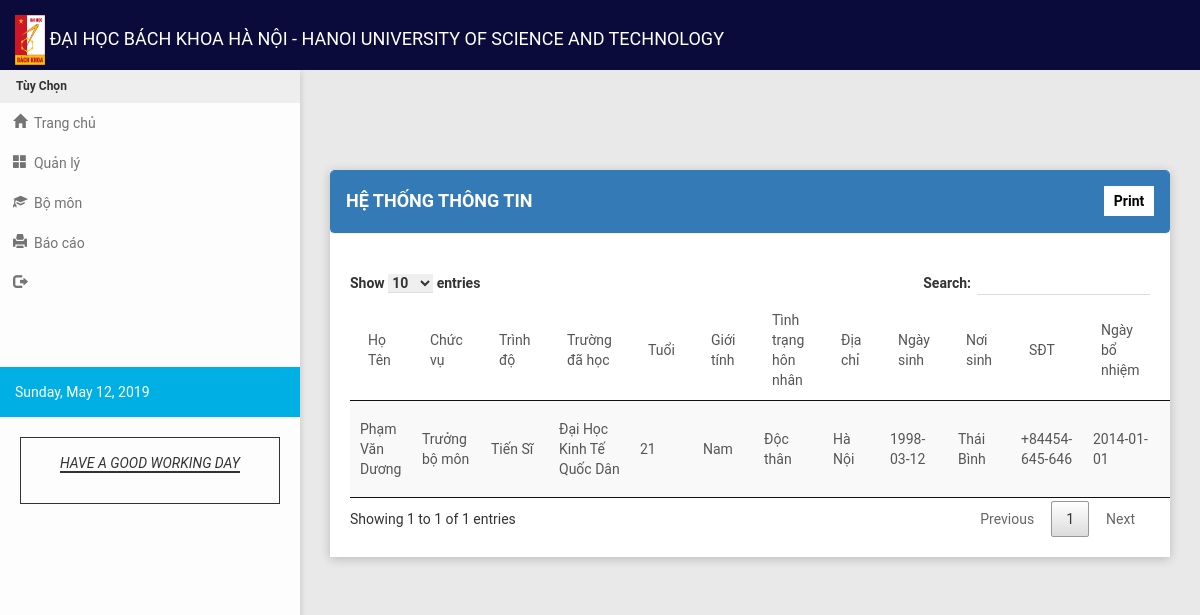
The app's page /fortune_towne_campus.php with its own data.
### tables this page shows
CREATE TABLE `tbl_personnel` (
  `per_id` int(6) NOT NULL,
  `per_firstname` varchar(20) NOT NULL,
  `per_middlename` varchar(20) NOT NULL,
  `per_lastname` varchar(20) NOT NULL,
  `pos_id` int(3) NOT NULL,
  `per_gender` varchar(20) NOT NULL,
  `per_status` varchar(20) NOT NULL,
  `per_address` varchar(150) NOT NULL,
  `per_date_of_birth` date NOT NULL,
  `per_place_of_birth` varchar(150) NOT NULL,
  `per_date_of_original_appointment` date NOT NULL,
  `per_campus` varchar(50) NOT NULL,
  `per_employee_status` varchar(50) NOT NULL,
  `dept_id` int(5) NOT NULL,
  `per_contact_no` varchar(20) NOT NULL,
  `rank_id` int(3) NOT NULL,
  `bs_name` varchar(50) NOT NULL,
  `bs_year` year(4) NOT NULL,
  `bs_school` varchar(50) NOT NULL,
  `ms_name` varchar(50) NOT NULL,
  `ms_with_unit` varchar(50) NOT NULL,
  `ms_year` year(4) NOT NULL,
  `ms_school` varchar(50) NOT NULL,
  `dr_name` varchar(50) NOT NULL,
  `dr_year` year(4) NOT NULL,
  `dr_with_unit` varchar(50) NOT NULL,
  `dr_school` varchar(50) NOT NULL,
  `other_degree` varchar(50) NOT NULL,
  `other_year` year(4) NOT NULL,
  `other_school` varchar(50) NOT NULL,
  `per_image` varchar(1000) NOT NULL,
  `date_modified` date NOT NULL,
  `gass_id` int(11) NOT NULL
);

CREATE TABLE `tbl_gass_rank` (
  `gass_id` int(3) NOT NULL,
  `gass_name` varchar(50) NOT NULL
);

CREATE TABLE `tbl_academic_rank` (
  `rank_id` int(3) NOT NULL,
  `rank_name` varchar(50) NOT NULL
);

CREATE TABLE `tbl_department` (
  `dept_id` int(3) NOT NULL,
  `dept_name` varchar(75) NOT NULL
);

### fortune_towne_campus.php (the view, shortened to what this page needs)
<?php
include("header.php");
?>
 <section class="content">
        <div class="container-fluid">
            <div class="row clearfix">
                <div class="col-lg-12 col-md-12 col-sm-12 col-xs-12">
                    <div class="card">
                        <div class = "panel panel-primary">
                            <div class = "panel-heading">
                                <h4>HỆ THỐNG THÔNG TIN</h4>
                                <a href="print_talisay_campus.php">
                                    <input type="button" value="Print" class="print">
                                </a>
                            </div>
                        </div>
                        <div id="print">
                            <div class = "scroll">
                            <div class="body">
                                <table id = "example" class = "stripe" cellspacing = "0" >
                                <thead>
                                    <tr>
                                        <td>Họ Tên</td>
                                        <td>Chức vụ</td>
                                        <td>Trình độ</td>
                                        <td>Trường đã học</td>
                                        <td>Tuổi</td>
                                        <td>Giới tính</td>
                                        <td>Tình trạng hôn nhân</td>
                                        <td>Địa chỉ</td>
                                        <td>Ngày sinh</td>
                                        <td>Nơi sinh</td>
                                        <td>SĐT</td>
                                        <td>Ngày bổ nhiệm</td>
                                        <td>Bằng cử nhân</td>
                                    </tr>
                                </thead>
                                <tbody>
                                <tr>
                                  <?php
                                    include('connect.php');
                                    $display = $con->prepare("SELECT * FROM tbl_personnel LEFT JOIN tbl_gass_rank ON tbl_personnel.gass_id = tbl_gass_rank.gass_id LEFT JOIN tbl_academic_rank ON tbl_personnel.rank_id = tbl_academic_rank.rank_id LEFT JOIN tbl_department ON tbl_personnel.dept_id=tbl_department.dept_id WHERE per_campus = 'Hệ thống thông tin' ORDER BY per_id ASC");
                                    $display->execute();
                                    $fetch = $display->fetchAll();
                                      foreach($fetch as $key => $row) {
                                        $bday = $row["per_date_of_birth"];
                                        $date = new DateTime($bday);
                                        $now = new DateTime();
                                        $difference = $date->diff($now)->format('%y');
                                  ?>
                                  <td><?php echo $row['per_lastname']." ".$row['per_middlename']." ".$row['per_firstname']; ?></td>
                                  <td values="<?php echo $row['gass_id'];?>"><?php echo $row['gass_name']; ?></td>
                                  <td values="<?php echo $row['rank_id'];?>"><?php echo $row['rank_name']; ?></td>
                                  <td values="<?php echo $row['dept_id'];?>"><?php echo $row['dept_name']; ?></td>
                                  <td><?php echo $difference;?></td>
                                  <td><?php echo $row['per_gender']; ?></td>
                                  <td><?php echo $row['per_status']; ?></td>
                                  <td><?php echo $row['per_address']; ?></td>
                                  <td><?php echo $row['per_date_of_birth']; ?></td>
                                  <td><?php echo $row['per_place_of_birth']; ?></td>
                                  <td><?php echo $row['per_contact_no']; ?></td>
                                  <td><?php echo $row['per_date_of_original_appointment']; ?></td>
                                  <td><?php echo $row['bs_name']; ?></td>
                                </tr>
                                     <?php
                                     } ?>
                                </tbody>
                            </table>
                        </div>
                      </div>
                    </div>
                </div>
             </div>
         </div>
    </div>
</section>
<?php
include("script.php");
?>

### css/style1.css (style rules this page uses)
a .print { float:right; margin-top: -35px; background-color: #fff; padding: 5px; color: #000; border: none; width: 50px; font-weight: bold; }

### assets/css/style.css (style rules this page uses)
.print { float: right; border: 1px solid #4caf50; padding: 2px 10px 2px 10px; text-decoration: none; color: #000; background-color: #f44336; }
.scroll { overflow-x: scroll; }

### records on screen
tbl_personnel: per_lastname "Phạm", per_middlename "Văn", per_firstname "Dương", gass.gass_name "Trưởng bộ môn", rank.rank_name "Tiến Sĩ", dept.dept_name "Đại Học Kinh Tế Quốc Dân", per_gender "Nam", per_status "Độc thân", per_address "Hà Nội", per_date_of_birth "1998-03-12", per_place_of_birth "Thái Bình", per_contact_no "+84454-645-646", per_date_of_original_appointment "2014-01-01"
